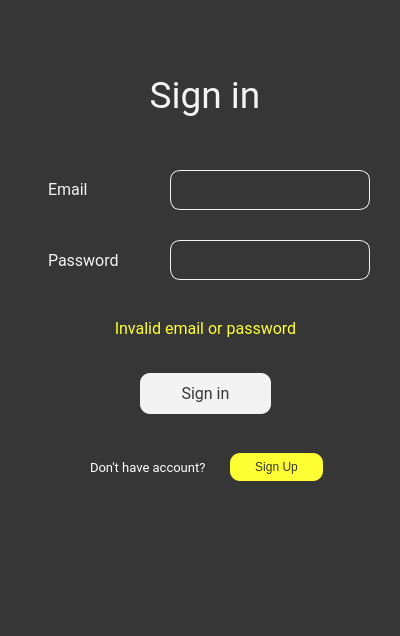
<?xml version="1.0" encoding="UTF-8"?>
<ui version="4.0">
 <class>Dialog</class>
 <widget class="QDialog" name="Dialog">
  <property name="geometry">
   <rect>
    <x>0</x>
    <y>0</y>
    <width>400</width>
    <height>636</height>
   </rect>
  </property>
  <property name="windowTitle">
   <string>Dialog</string>
  </property>
  <property name="styleSheet">
   <string notr="true">background : #363636;
</string>
  </property>
  <widget class="QLabel" name="label_18">
   <property name="geometry">
    <rect>
     <x>48</x>
     <y>179</y>
     <width>71</width>
     <height>21</height>
    </rect>
   </property>
   <property name="font">
    <font>
     <family>Roboto</family>
     <pointsize>12</pointsize>
    </font>
   </property>
   <property name="styleSheet">
    <string notr="true">color: rgb(243,243,243)</string>
   </property>
   <property name="text">
    <string>Email</string>
   </property>
  </widget>
  <widget class="QLabel" name="label_19">
   <property name="geometry">
    <rect>
     <x>48</x>
     <y>250</y>
     <width>111</width>
     <height>21</height>
    </rect>
   </property>
   <property name="font">
    <font>
     <family>Roboto</family>
     <pointsize>12</pointsize>
    </font>
   </property>
   <property name="styleSheet">
    <string notr="true">color: rgb(243,243,243)</string>
   </property>
   <property name="text">
    <string>Password</string>
   </property>
  </widget>
  <widget class="QLabel" name="invalid">
   <property name="geometry">
    <rect>
     <x>10</x>
     <y>313</y>
     <width>391</width>
     <height>31</height>
    </rect>
   </property>
   <property name="font">
    <font>
     <family>Roboto</family>
     <pointsize>12</pointsize>
    </font>
   </property>
   <property name="styleSheet">
    <string notr="true">color: #FFFF33;</string>
   </property>
   <property name="text">
    <string>Invalid email or password</string>
   </property>
   <property name="alignment">
    <set>Qt::AlignCenter</set>
   </property>
  </widget>
  <widget class="QLabel" name="label_20">
   <property name="geometry">
    <rect>
     <x>10</x>
     <y>60</y>
     <width>390</width>
     <height>71</height>
    </rect>
   </property>
   <property name="sizePolicy">
    <sizepolicy hsizetype="Preferred" vsizetype="Preferred">
     <horstretch>0</horstretch>
     <verstretch>0</verstretch>
    </sizepolicy>
   </property>
   <property name="font">
    <font>
     <family>Roboto</family>
     <pointsize>28</pointsize>
    </font>
   </property>
   <property name="styleSheet">
    <string notr="true">color: rgb(243,243,243)</string>
   </property>
   <property name="text">
    <string>Sign in</string>
   </property>
   <property name="alignment">
    <set>Qt::AlignCenter</set>
   </property>
  </widget>
  <widget class="QLineEdit" name="email">
   <property name="geometry">
    <rect>
     <x>170</x>
     <y>170</y>
     <width>200</width>
     <height>40</height>
    </rect>
   </property>
   <property name="font">
    <font>
     <family>Roboto</family>
     <pointsize>10</pointsize>
    </font>
   </property>
   <property name="styleSheet">
    <string notr="true">color: rgb(243,243,243);
border-radius: 10px;
border: 1px solid rgb(243,243,243);</string>
   </property>
  </widget>
  <widget class="QLineEdit" name="password">
   <property name="geometry">
    <rect>
     <x>170</x>
     <y>240</y>
     <width>200</width>
     <height>40</height>
    </rect>
   </property>
   <property name="sizePolicy">
    <sizepolicy hsizetype="Expanding" vsizetype="Fixed">
     <horstretch>0</horstretch>
     <verstretch>0</verstretch>
    </sizepolicy>
   </property>
   <property name="font">
    <font>
     <family>Roboto</family>
     <pointsize>10</pointsize>
    </font>
   </property>
   <property name="styleSheet">
    <string notr="true">
color: rgb(243,243,243);
border-radius: 10px;
border: 1px solid rgb(243,243,243)</string>
   </property>
   <property name="text">
    <string/>
   </property>
  </widget>
  <widget class="QLabel" name="label_21">
   <property name="geometry">
    <rect>
     <x>90</x>
     <y>459</y>
     <width>141</width>
     <height>16</height>
    </rect>
   </property>
   <property name="font">
    <font>
     <family>Roboto</family>
     <pointsize>10</pointsize>
    </font>
   </property>
   <property name="styleSheet">
    <string notr="true">color: rgb(255, 255, 255)</string>
   </property>
   <property name="text">
    <string>Don't have account?</string>
   </property>
  </widget>
  <widget class="QPushButton" name="loginbutton">
   <property name="geometry">
    <rect>
     <x>140</x>
     <y>373</y>
     <width>131</width>
     <height>41</height>
    </rect>
   </property>
   <property name="font">
    <font>
     <family>Roboto</family>
     <pointsize>12</pointsize>
    </font>
   </property>
   <property name="styleSheet">
    <string notr="true">background: rgb(243, 243, 243);
color: rgb(54, 54, 54);
border-radius: 10px;
border: none;</string>
   </property>
   <property name="text">
    <string>Sign in</string>
   </property>
  </widget>
  <widget class="QPushButton" name="createaccbutton">
   <property name="geometry">
    <rect>
     <x>230</x>
     <y>453</y>
     <width>93</width>
     <height>28</height>
    </rect>
   </property>
   <property name="styleSheet">
    <string notr="true">border:none;
color:#363636;;
background: #FFFF33;
border-radius: 10px</string>
   </property>
   <property name="text">
    <string>Sign Up</string>
   </property>
  </widget>
 </widget>
 <resources/>
 <connections/>
</ui>
